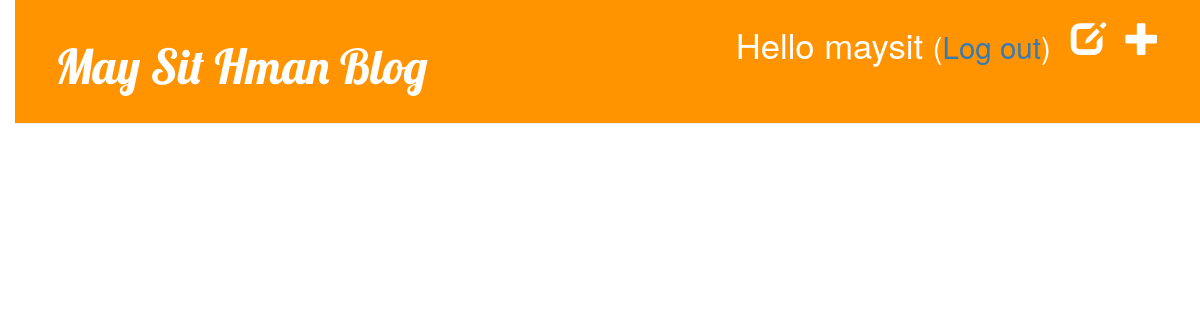
Page /drafts/ (signed in) on the earlier database version.
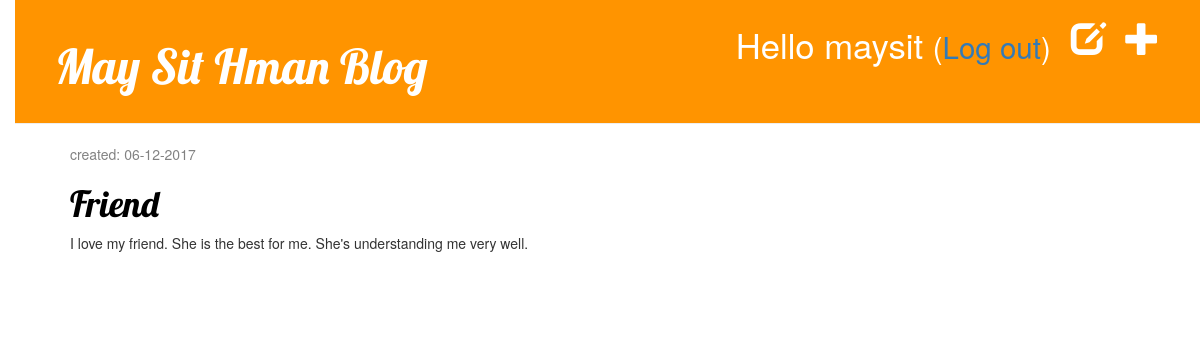
Same page on the later database version.
### blog/models.py (models this page shows, shortened)
class Post(models.Model):
    author = models.ForeignKey('auth.User')
    title = models.CharField(max_length=200)
    text = models.TextField()
    created_date = models.DateTimeField(
            default=timezone.now)
    published_date = models.DateTimeField(
            blank=True, null=True)

### blog/views.py (the view)
# urls.py: url(r'^drafts/$', views.post_draft_list, name='post_draft_list'),
@login_required
def post_draft_list(request):
    posts = Post.objects.filter(published_date__isnull=True).order_by('created_date')
    return render(request, 'blog/post_draft_list.html', {'posts': posts})

### blog/templates/blog/post_draft_list.html
{% extends 'blog/base.html' %}
{% block content %}
    {% for post in posts %}
        <div class="post">
            <p class="date">created: {{ post.created_date|date:'d-m-Y' }}</p>
            <h1><a href="{% url 'post_detail' pk=post.pk %}">{{ post.title }}</a></h1>
            <p>{{ post.text|truncatechars:200 }}</p>
        </div>
    {% endfor %}
{% endblock %}

### blog/templates/blog/base.html (shortened to what this page needs)
{% load staticfiles %}
<html>
    <head>
        <link rel="stylesheet" href="//maxcdn.bootstrapcdn.com/bootstrap/3.2.0/css/bootstrap.min.css">
        <link rel="stylesheet" href="//maxcdn.bootstrapcdn.com/bootstrap/3.2.0/css/bootstrap-theme.min.css">
        <link rel="stylesheet" href="{% static 'css/blog.css' %}">
    </head>
    <body>
      <div class="page-header">
        {% if user.is_authenticated %}
          <a href="{% url 'post_new' %}" class="top-menu"><span class="glyphicon glyphicon-plus"></span></a>
          <a href="{% url 'post_draft_list' %}" class="top-menu"><span class="glyphicon glyphicon-edit"></span></a>
          <p class="top-menu">Hello {{ user.username }} <small>(<a href="{% url 'logout' %}">Log out</a>)</small></p>
        {% else %}
          <a href="{% url 'login' %}" class="top-menu"><span class="glyphicon glyphicon-lock"></span></a>
        {% endif %}
        <h1><a href="/">May Sit Hman Blog</a></h1>
      </div>
      <div class="content container">
        <div class="row">
            <div class="col-md-8">
            {% block content %}
            {% endblock %}
            </div>
        </div>
      </div>
    </body>
</html>

Differences in the rows shown:
added Post: created_date "06-12-2017", title "Friend", text "I love my friend. She is the best for me. She's understanding me very well."
